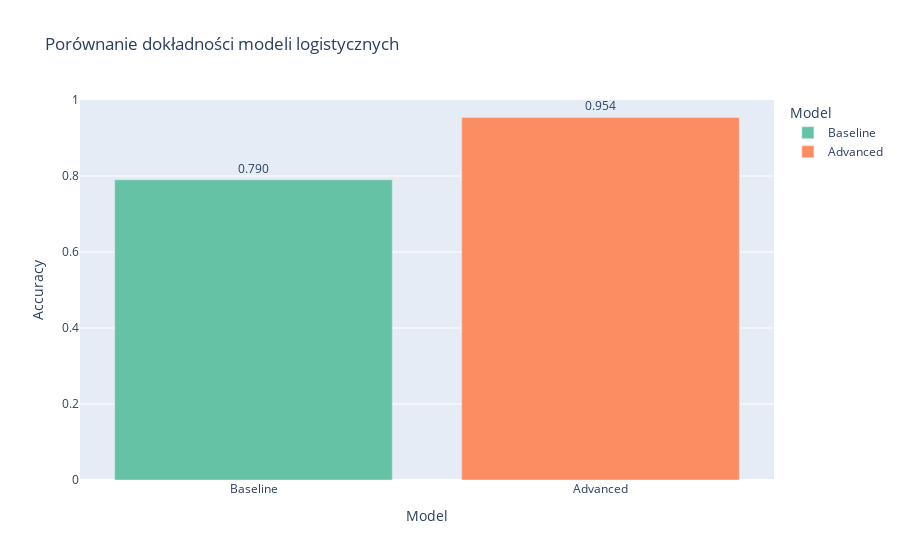

The cell this chart's notebook holds for it:
### Code cell
results = pd.DataFrame({
    'Model': ['Baseline', 'Advanced'],
    'Accuracy': [acc_base, acc_adv]
})

fig = px.bar(
    results,
    x='Model',
    y='Accuracy',
    text=results['Accuracy'].apply(lambda x: f'{x:.3f}'),
    title='Porównanie dokładności modeli logistycznych',
    color='Model',
    color_discrete_sequence=px.colors.qualitative.Set2
)
fig.update_traces(textposition='outside')
fig.update_layout(yaxis_range=[0,1])
fig.show()

### Figure 1 — Plotly figure (JSON) as saved in the notebook; plotly's stock layout.template omitted (floating-point values rounded to 4 significant figures)
{"data": [{"hovertemplate": "Model=%{x}<br>Accuracy=%{y}<br>text=%{text}<extra></extra>", "legendgroup": "Baseline", "marker": {"color": "rgb(102,194,165)", "pattern": {"shape": ""}}, "name": "Baseline", "orientation": "v", "showlegend": true, "text": ["0.790"], "textposition": "outside", "type": "bar", "x": ["Baseline"], "xaxis": "x", "y": [0.7901], "yaxis": "y"}, {"hovertemplate": "Model=%{x}<br>Accuracy=%{y}<br>text=%{text}<extra></extra>", "legendgroup": "Advanced", "marker": {"color": "rgb(252,141,98)", "pattern": {"shape": ""}}, "name": "Advanced", "orientation": "v", "showlegend": true, "text": ["0.954"], "textposition": "outside", "type": "bar", "x": ["Advanced"], "xaxis": "x", "y": [0.9542], "yaxis": "y"}], "layout": {"barmode": "relative", "legend": {"title": {"text": "Model"}, "tracegroupgap": 0}, "title": {"text": "Porównanie dokładności modeli logistycznych"}, "xaxis": {"anchor": "y", "categoryarray": ["Baseline", "Advanced"], "categoryorder": "array", "domain": [0, 1], "title": {"text": "Model"}}, "yaxis": {"anchor": "x", "domain": [0, 1], "range": [0, 1], "title": {"text": "Accuracy"}}}}
